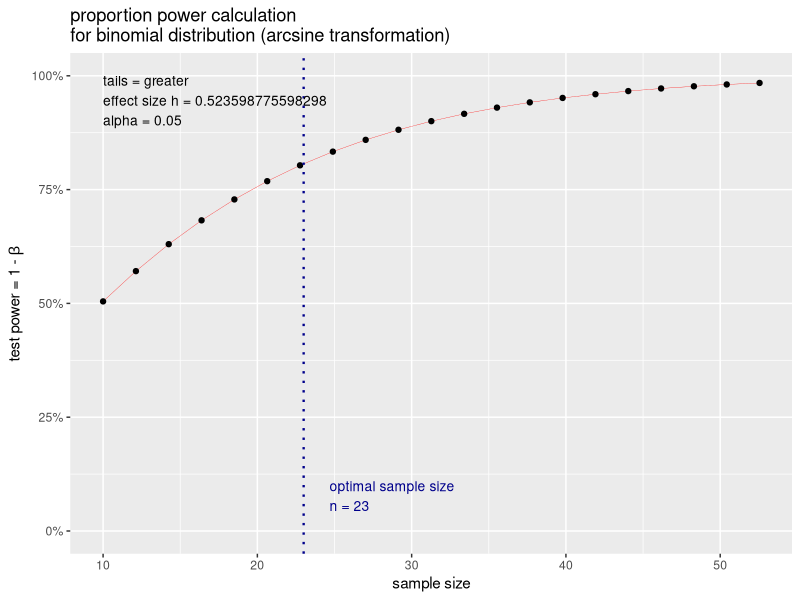

R code for this plot:
library(pwr)

a <- pwr.p.test(h = ES.h(p1 = 0.75, p2 = 0.50), sig.level = 0.05, power = 0.80, alternative = "greater")
plot(a)
